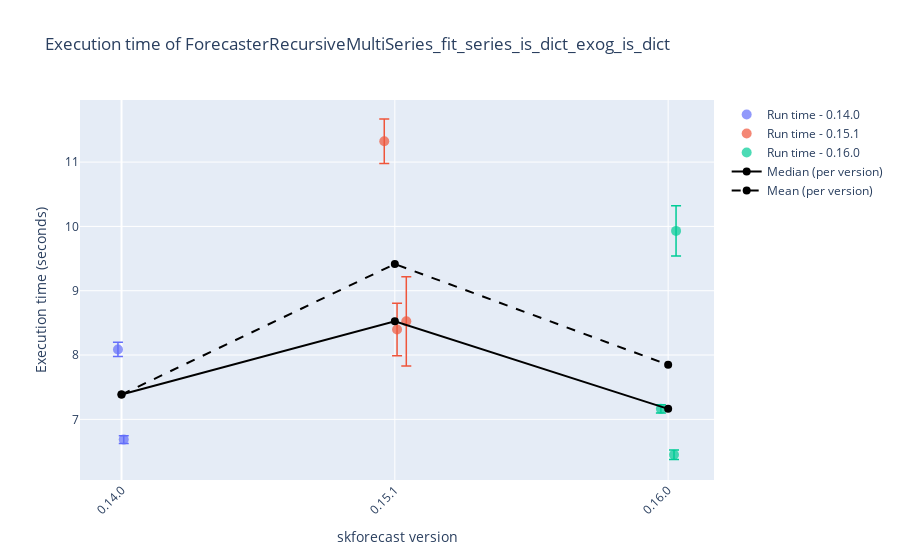
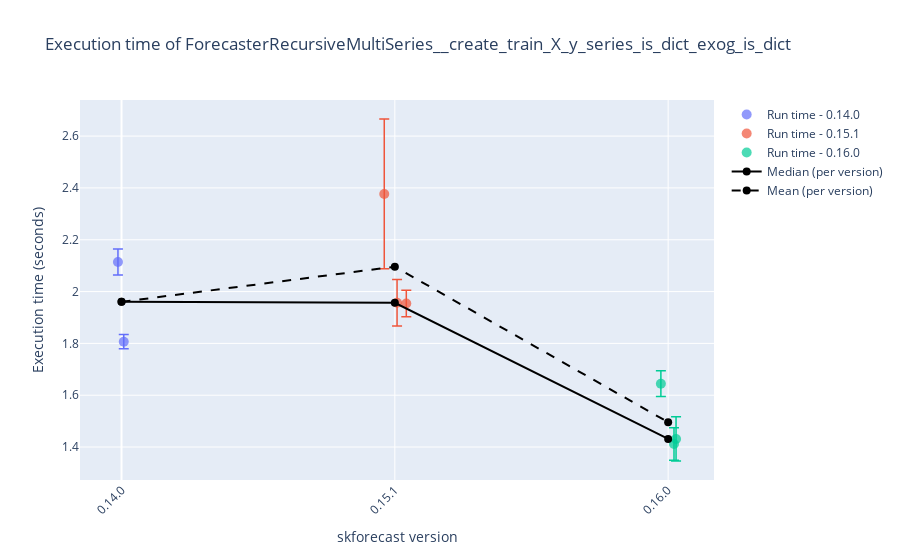
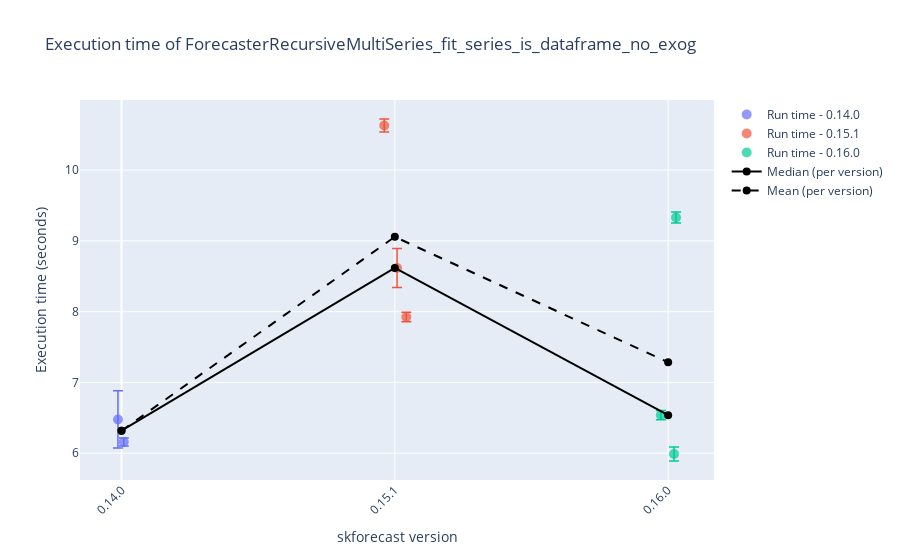
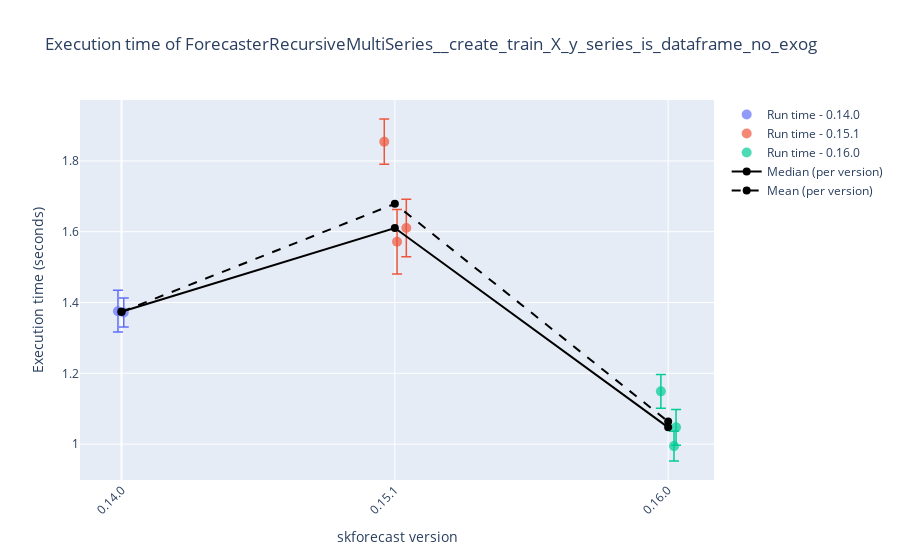

These figures' notebook cell, in order:
### Code cell
# Plot results
# ==============================================================================
display_df = False
selected_date = '2025-04-24'
selected_platform = None #'Linux-6.11.0-24-generic-x86_64-with-glibc2.39'

results_benchmark_all = joblib.load("./benchmark.joblib")
results_benchmark = results_benchmark_all.query("forecaster_name in ['ForecasterRecursiveMultiSeries', 'ForecasterAutoregMultiSeries']")
results_benchmark = results_benchmark.query("regressor_name == 'LGBMRegressor'")
for function_name in results_benchmark['function_name'].unique():
    df = results_benchmark.query(f"function_name == '{function_name}'")
    if selected_date:
        df = df[df['datetime'].dt.date == pd.to_datetime(selected_date).date()]
    if selected_platform:
        df = df[df['platform'] == selected_platform]
    if display_df:
        display(df)
    plot_benchmark_results(df.copy(), function_name, add_median=True, add_mean=True)

### Figure 1 — Plotly figure (JSON) as saved in the notebook; plotly's stock layout.template omitted (floating-point values rounded to 4 significant figures)
{"data": [{"error_y": {"array": [0.1108, 0.05841], "color": "#636EFA", "thickness": 1.5, "type": "data", "visible": true, "width": 5}, "hovertemplate": "%{text}<extra></extra>", "marker": {"color": "#636EFA", "opacity": 0.7, "size": 10}, "mode": "markers", "name": "Run time - 0.14.0", "showlegend": true, "text": ["Forecaster: ForecasterRecursiveMultiSeries<br>Regressor: LGBMRegressor<br>Function: ForecasterRecursiveMultiSeries_fit_series_is_dict_exog_is_dict<br>Function_hash: 63b606a379874ae9f340ba4fe592d695<br>Datetime: 2025-04-24 10:40:25.109072<br>Python version: 3.11.10<br>skforecast version: 0.14.0<br>numpy version: 2.1.3<br>pandas version: 2.2.3<br>sklearn version: 1.6.1<br>lightgbm version: 4.5.0<br>Platform: Windows-10-10.0.19045-SP0<br>Processor: Intel64 Family 6 Model 141 Stepping 1, GenuineIntel<br>CPU count: 16<br>Memory (GB): 34.07<br>", "Forecaster: ForecasterRecursiveMultiSeries<br>Regressor: LGBMRegressor<br>Function: ForecasterRecursiveMultiSeries_fit_series_is_dict_exog_is_dict<br>Function_hash: 63b606a379874ae9f340ba4fe592d695<br>Datetime: 2025-04-24 11:07:42.003553<br>Python version: 3.11.10<br>skforecast version: 0.14.0<br>numpy version: 2.1.3<br>pandas version: 2.2.3<br>sklearn version: 1.6.1<br>lightgbm version: 4.5.0<br>Platform: Windows-10-10.0.19045-SP0<br>Processor: Intel64 Family 6 Model 141 Stepping 1, GenuineIntel<br>CPU count: 16<br>Memory (GB): 34.07<br>"], "type": "scatter", "x": [-0.01307, 0.008195], "y": [8.087, 6.685]}, {"error_y": {"array": [0.4075, 0.6945, 0.3454], "color": "#EF553B", "thickness": 1.5, "type": "data", "visible": true, "width": 5}, "hovertemplate": "%{text}<extra></extra>", "marker": {"color": "#EF553B", "opacity": 0.7, "size": 10}, "mode": "markers", "name": "Run time - 0.15.1", "showlegend": true, "text": ["Forecaster: ForecasterRecursiveMultiSeries<br>Regressor: LGBMRegressor<br>Function: ForecasterRecursiveMultiSeries_fit_series_is_dict_exog_is_dict<br>Function_hash: 63b606a379874ae9f340ba4fe592d695<br>Datetime: 2025-04-24 10:33:15.303767<br>Python version: 3.11.10<br>skforecast version: 0.15.1<br>numpy version: 2.1.3<br>pandas version: 2.2.3<br>sklearn version: 1.6.1<br>lightgbm version: 4.5.0<br>Platform: Windows-10-10.0.19045-SP0<br>Processor: Intel64 Family 6 Model 141 Stepping 1, GenuineIntel<br>CPU count: 16<br>Memory (GB): 34.07<br>", "Forecaster: ForecasterRecursiveMultiSeries<br>Regressor: LGBMRegressor<br>Function: ForecasterRecursiveMultiSeries_fit_series_is_dict_exog_is_dict<br>Function_hash: 63b606a379874ae9f340ba4fe592d695<br>Datetime: 2025-04-24 11:16:37.067503<br>Python version: 3.11.10<br>skforecast version: 0.15.1<br>numpy version: 2.1.3<br>pandas version: 2.2.3<br>sklearn version: 1.6.1<br>lightgbm version: 4.5.0<br>Platform: Windows-10-10.0.19045-SP0<br>Processor: Intel64 Family 6 Model 141 Stepping 1, GenuineIntel<br>CPU count: 16<br>Memory (GB): 34.07<br>", "Forecaster: ForecasterRecursiveMultiSeries<br>Regressor: LGBMRegressor<br>Function: ForecasterRecursiveMultiSeries_fit_series_is_dict_exog_is_dict<br>Function_hash: 63b606a379874ae9f340ba4fe592d695<br>Datetime: 2025-04-24 22:51:43.667593<br>Python version: 3.12.9<br>skforecast version: 0.15.1<br>numpy version: 2.2.5<br>pandas version: 2.2.3<br>sklearn version: 1.6.1<br>lightgbm version: 4.6.0<br>Platform: Linux-6.11.0-24-generic-x86_64-with-glibc2.39<br>Processor: x86_64<br>CPU count: 8<br>Memory (GB): 16.64<br>"], "type": "scatter", "x": [1.008, 1.042, 0.9613], "y": [8.397, 8.523, 11.32]}, {"error_y": {"array": [0.06411, 0.07387, 0.3895], "color": "#00CC96", "thickness": 1.5, "type": "data", "visible": true, "width": 5}, "hovertemplate": "%{text}<extra></extra>", "marker": {"color": "#00CC96", "opacity": 0.7, "size": 10}, "mode": "markers", "name": "Run time - 0.16.0", "showlegend": true, "text": ["Forecaster: ForecasterRecursiveMultiSeries<br>Regressor: LGBMRegressor<br>Function: ForecasterRecursiveMultiSeries_fit_series_is_dict_exog_is_dict<br>Function_hash: 63b606a379874ae9f340ba4fe592d695<br>Datetime: 2025-04-24 18:03:06.476568<br>Python version: 3.11.10<br>skforecast version: 0.16.0<br>numpy version: 2.2.5<br>pandas version: 2.2.3<br>sklearn version: 1.6.1<br>lightgbm version: 4.5.0<br>Platform: Windows-10-10.0.19045-SP0<br>Processor: Intel64 Family 6 Model 141 Stepping 1, GenuineIntel<br>CPU count: 16<br>Memory (GB): 34.07<br>", "Forecaster: ForecasterRecursiveMultiSeries<br>Regressor: LGBMRegressor<br>Function: ForecasterRecursiveMultiSeries_fit_series_is_dict_exog_is_dict<br>Function_hash: 63b606a379874ae9f340ba4fe592d695<br>Datetime: 2025-04-24 18:18:13.058177<br>Python version: 3.11.10<br>skforecast version: 0.16.0<br>numpy version: 2.2.5<br>pandas version: 2.2.3<br>sklearn version: 1.6.1<br>lightgbm version: 4.5.0<br>Platform: Windows-10-10.0.19045-SP0<br>Processor: Intel64 Family 6 Model 141 Stepping 1, GenuineIntel<br>CPU count: 16<br>Memory (GB): 34.07<br>", "Forecaster: ForecasterRecursiveMultiSeries<br>Regressor: LGBMRegressor<br>Function: ForecasterRecursiveMultiSeries_fit_series_is_dict_exog_is_dict<br>Function_hash: 63b606a379874ae9f340ba4fe592d695<br>Datetime: 2025-04-24 22:35:47.868959<br>Python version: 3.12.9<br>skforecast version: 0.16.0<br>numpy version: 2.2.5<br>pandas version: 2.2.3<br>sklearn version: 1.6.1<br>lightgbm version: 4.6.0<br>Platform: Linux-6.11.0-24-generic-x86_64-with-glibc2.39<br>Processor: x86_64<br>CPU count: 8<br>Memory (GB): 16.64<br>"], "type": "scatter", "x": [1.973, 2.021, 2.029], "y": [7.164, 6.45, 9.93]}, {"line": {"color": "black", "width": 2}, "marker": {"color": "black", "size": 8}, "mode": "lines+markers", "name": "Median (per version)", "type": "scatter", "x": [0, 1, 2], "y": [7.386, 8.523, 7.164]}, {"line": {"color": "black", "dash": "dash", "width": 2}, "marker": {"color": "black", "size": 8}, "mode": "lines+markers", "name": "Mean (per version)", "type": "scatter", "x": [0, 1, 2], "y": [7.386, 9.415, 7.848]}], "layout": {"showlegend": true, "title": {"text": "Execution time of ForecasterRecursiveMultiSeries_fit_series_is_dict_exog_is_dict"}, "xaxis": {"tickangle": -45, "tickmode": "array", "ticktext": ["0.14.0", "0.15.1", "0.16.0"], "tickvals": [0, 1, 2], "title": {"text": "skforecast version"}}, "yaxis": {"title": {"text": "Execution time (seconds)"}}}}

### Figure 2 — Plotly figure (JSON) as saved in the notebook; plotly's stock layout.template omitted (floating-point values rounded to 4 significant figures)
{"data": [{"error_y": {"array": [0.05032, 0.02735], "color": "#636EFA", "thickness": 1.5, "type": "data", "visible": true, "width": 5}, "hovertemplate": "%{text}<extra></extra>", "marker": {"color": "#636EFA", "opacity": 0.7, "size": 10}, "mode": "markers", "name": "Run time - 0.14.0", "showlegend": true, "text": ["Forecaster: ForecasterRecursiveMultiSeries<br>Regressor: LGBMRegressor<br>Function: ForecasterRecursiveMultiSeries__create_train_X_y_series_is_dict_exog_is_dict<br>Function_hash: 583e7d25f58c2314c85ab6c385d879cc<br>Datetime: 2025-04-24 10:40:35.694818<br>Python version: 3.11.10<br>skforecast version: 0.14.0<br>numpy version: 2.1.3<br>pandas version: 2.2.3<br>sklearn version: 1.6.1<br>lightgbm version: 4.5.0<br>Platform: Windows-10-10.0.19045-SP0<br>Processor: Intel64 Family 6 Model 141 Stepping 1, GenuineIntel<br>CPU count: 16<br>Memory (GB): 34.07<br>", "Forecaster: ForecasterRecursiveMultiSeries<br>Regressor: LGBMRegressor<br>Function: ForecasterRecursiveMultiSeries__create_train_X_y_series_is_dict_exog_is_dict<br>Function_hash: 583e7d25f58c2314c85ab6c385d879cc<br>Datetime: 2025-04-24 11:07:51.060806<br>Python version: 3.11.10<br>skforecast version: 0.14.0<br>numpy version: 2.1.3<br>pandas version: 2.2.3<br>sklearn version: 1.6.1<br>lightgbm version: 4.5.0<br>Platform: Windows-10-10.0.19045-SP0<br>Processor: Intel64 Family 6 Model 141 Stepping 1, GenuineIntel<br>CPU count: 16<br>Memory (GB): 34.07<br>"], "type": "scatter", "x": [-0.01307, 0.008195], "y": [2.114, 1.807]}, {"error_y": {"array": [0.08929, 0.05093, 0.2892], "color": "#EF553B", "thickness": 1.5, "type": "data", "visible": true, "width": 5}, "hovertemplate": "%{text}<extra></extra>", "marker": {"color": "#EF553B", "opacity": 0.7, "size": 10}, "mode": "markers", "name": "Run time - 0.15.1", "showlegend": true, "text": ["Forecaster: ForecasterRecursiveMultiSeries<br>Regressor: LGBMRegressor<br>Function: ForecasterRecursiveMultiSeries__create_train_X_y_series_is_dict_exog_is_dict<br>Function_hash: 583e7d25f58c2314c85ab6c385d879cc<br>Datetime: 2025-04-24 10:33:25.095433<br>Python version: 3.11.10<br>skforecast version: 0.15.1<br>numpy version: 2.1.3<br>pandas version: 2.2.3<br>sklearn version: 1.6.1<br>lightgbm version: 4.5.0<br>Platform: Windows-10-10.0.19045-SP0<br>Processor: Intel64 Family 6 Model 141 Stepping 1, GenuineIntel<br>CPU count: 16<br>Memory (GB): 34.07<br>", "Forecaster: ForecasterRecursiveMultiSeries<br>Regressor: LGBMRegressor<br>Function: ForecasterRecursiveMultiSeries__create_train_X_y_series_is_dict_exog_is_dict<br>Function_hash: 583e7d25f58c2314c85ab6c385d879cc<br>Datetime: 2025-04-24 11:16:46.862258<br>Python version: 3.11.10<br>skforecast version: 0.15.1<br>numpy version: 2.1.3<br>pandas version: 2.2.3<br>sklearn version: 1.6.1<br>lightgbm version: 4.5.0<br>Platform: Windows-10-10.0.19045-SP0<br>Processor: Intel64 Family 6 Model 141 Stepping 1, GenuineIntel<br>CPU count: 16<br>Memory (GB): 34.07<br>", "Forecaster: ForecasterRecursiveMultiSeries<br>Regressor: LGBMRegressor<br>Function: ForecasterRecursiveMultiSeries__create_train_X_y_series_is_dict_exog_is_dict<br>Function_hash: 583e7d25f58c2314c85ab6c385d879cc<br>Datetime: 2025-04-24 22:50:06.202848<br>Python version: 3.12.9<br>skforecast version: 0.15.1<br>numpy version: 2.2.5<br>pandas version: 2.2.3<br>sklearn version: 1.6.1<br>lightgbm version: 4.6.0<br>Platform: Linux-6.11.0-24-generic-x86_64-with-glibc2.39<br>Processor: x86_64<br>CPU count: 8<br>Memory (GB): 16.64<br>"], "type": "scatter", "x": [1.008, 1.042, 0.9613], "y": [1.957, 1.954, 2.377]}, {"error_y": {"array": [0.04986, 0.06246, 0.08518], "color": "#00CC96", "thickness": 1.5, "type": "data", "visible": true, "width": 5}, "hovertemplate": "%{text}<extra></extra>", "marker": {"color": "#00CC96", "opacity": 0.7, "size": 10}, "mode": "markers", "name": "Run time - 0.16.0", "showlegend": true, "text": ["Forecaster: ForecasterRecursiveMultiSeries<br>Regressor: LGBMRegressor<br>Function: ForecasterRecursiveMultiSeries__create_train_X_y_series_is_dict_exog_is_dict<br>Function_hash: 583e7d25f58c2314c85ab6c385d879cc<br>Datetime: 2025-04-24 18:02:03.292269<br>Python version: 3.11.10<br>skforecast version: 0.16.0<br>numpy version: 2.2.5<br>pandas version: 2.2.3<br>sklearn version: 1.6.1<br>lightgbm version: 4.5.0<br>Platform: Windows-10-10.0.19045-SP0<br>Processor: Intel64 Family 6 Model 141 Stepping 1, GenuineIntel<br>CPU count: 16<br>Memory (GB): 34.07<br>", "Forecaster: ForecasterRecursiveMultiSeries<br>Regressor: LGBMRegressor<br>Function: ForecasterRecursiveMultiSeries__create_train_X_y_series_is_dict_exog_is_dict<br>Function_hash: 583e7d25f58c2314c85ab6c385d879cc<br>Datetime: 2025-04-24 18:17:17.012633<br>Python version: 3.11.10<br>skforecast version: 0.16.0<br>numpy version: 2.2.5<br>pandas version: 2.2.3<br>sklearn version: 1.6.1<br>lightgbm version: 4.5.0<br>Platform: Windows-10-10.0.19045-SP0<br>Processor: Intel64 Family 6 Model 141 Stepping 1, GenuineIntel<br>CPU count: 16<br>Memory (GB): 34.07<br>", "Forecaster: ForecasterRecursiveMultiSeries<br>Regressor: LGBMRegressor<br>Function: ForecasterRecursiveMultiSeries__create_train_X_y_series_is_dict_exog_is_dict<br>Function_hash: 583e7d25f58c2314c85ab6c385d879cc<br>Datetime: 2025-04-24 22:34:33.698161<br>Python version: 3.12.9<br>skforecast version: 0.16.0<br>numpy version: 2.2.5<br>pandas version: 2.2.3<br>sklearn version: 1.6.1<br>lightgbm version: 4.6.0<br>Platform: Linux-6.11.0-24-generic-x86_64-with-glibc2.39<br>Processor: x86_64<br>CPU count: 8<br>Memory (GB): 16.64<br>"], "type": "scatter", "x": [1.973, 2.021, 2.029], "y": [1.645, 1.412, 1.431]}, {"line": {"color": "black", "width": 2}, "marker": {"color": "black", "size": 8}, "mode": "lines+markers", "name": "Median (per version)", "type": "scatter", "x": [0, 1, 2], "y": [1.96, 1.957, 1.431]}, {"line": {"color": "black", "dash": "dash", "width": 2}, "marker": {"color": "black", "size": 8}, "mode": "lines+markers", "name": "Mean (per version)", "type": "scatter", "x": [0, 1, 2], "y": [1.96, 2.096, 1.496]}], "layout": {"showlegend": true, "title": {"text": "Execution time of ForecasterRecursiveMultiSeries__create_train_X_y_series_is_dict_exog_is_dict"}, "xaxis": {"tickangle": -45, "tickmode": "array", "ticktext": ["0.14.0", "0.15.1", "0.16.0"], "tickvals": [0, 1, 2], "title": {"text": "skforecast version"}}, "yaxis": {"title": {"text": "Execution time (seconds)"}}}}

### Figure 3 — Plotly figure (JSON) as saved in the notebook; plotly's stock layout.template omitted (floating-point values rounded to 4 significant figures)
{"data": [{"error_y": {"array": [0.4049, 0.05551], "color": "#636EFA", "thickness": 1.5, "type": "data", "visible": true, "width": 5}, "hovertemplate": "%{text}<extra></extra>", "marker": {"color": "#636EFA", "opacity": 0.7, "size": 10}, "mode": "markers", "name": "Run time - 0.14.0", "showlegend": true, "text": ["Forecaster: ForecasterRecursiveMultiSeries<br>Regressor: LGBMRegressor<br>Function: ForecasterRecursiveMultiSeries_fit_series_is_dataframe_no_exog<br>Function_hash: aa35b8ba0c0839021a95e5ba0786a67e<br>Datetime: 2025-04-24 10:41:08.105175<br>Python version: 3.11.10<br>skforecast version: 0.14.0<br>numpy version: 2.1.3<br>pandas version: 2.2.3<br>sklearn version: 1.6.1<br>lightgbm version: 4.5.0<br>Platform: Windows-10-10.0.19045-SP0<br>Processor: Intel64 Family 6 Model 141 Stepping 1, GenuineIntel<br>CPU count: 16<br>Memory (GB): 34.07<br>", "Forecaster: ForecasterRecursiveMultiSeries<br>Regressor: LGBMRegressor<br>Function: ForecasterRecursiveMultiSeries_fit_series_is_dataframe_no_exog<br>Function_hash: aa35b8ba0c0839021a95e5ba0786a67e<br>Datetime: 2025-04-24 11:08:21.874210<br>Python version: 3.11.10<br>skforecast version: 0.14.0<br>numpy version: 2.1.3<br>pandas version: 2.2.3<br>sklearn version: 1.6.1<br>lightgbm version: 4.5.0<br>Platform: Windows-10-10.0.19045-SP0<br>Processor: Intel64 Family 6 Model 141 Stepping 1, GenuineIntel<br>CPU count: 16<br>Memory (GB): 34.07<br>"], "type": "scatter", "x": [-0.01307, 0.008195], "y": [6.477, 6.158]}, {"error_y": {"array": [0.2763, 0.06611, 0.0926], "color": "#EF553B", "thickness": 1.5, "type": "data", "visible": true, "width": 5}, "hovertemplate": "%{text}<extra></extra>", "marker": {"color": "#EF553B", "opacity": 0.7, "size": 10}, "mode": "markers", "name": "Run time - 0.15.1", "showlegend": true, "text": ["Forecaster: ForecasterRecursiveMultiSeries<br>Regressor: LGBMRegressor<br>Function: ForecasterRecursiveMultiSeries_fit_series_is_dataframe_no_exog<br>Function_hash: aa35b8ba0c0839021a95e5ba0786a67e<br>Datetime: 2025-04-24 10:34:08.214428<br>Python version: 3.11.10<br>skforecast version: 0.15.1<br>numpy version: 2.1.3<br>pandas version: 2.2.3<br>sklearn version: 1.6.1<br>lightgbm version: 4.5.0<br>Platform: Windows-10-10.0.19045-SP0<br>Processor: Intel64 Family 6 Model 141 Stepping 1, GenuineIntel<br>CPU count: 16<br>Memory (GB): 34.07<br>", "Forecaster: ForecasterRecursiveMultiSeries<br>Regressor: LGBMRegressor<br>Function: ForecasterRecursiveMultiSeries_fit_series_is_dataframe_no_exog<br>Function_hash: aa35b8ba0c0839021a95e5ba0786a67e<br>Datetime: 2025-04-24 11:17:26.506134<br>Python version: 3.11.10<br>skforecast version: 0.15.1<br>numpy version: 2.1.3<br>pandas version: 2.2.3<br>sklearn version: 1.6.1<br>lightgbm version: 4.5.0<br>Platform: Windows-10-10.0.19045-SP0<br>Processor: Intel64 Family 6 Model 141 Stepping 1, GenuineIntel<br>CPU count: 16<br>Memory (GB): 34.07<br>", "Forecaster: ForecasterRecursiveMultiSeries<br>Regressor: LGBMRegressor<br>Function: ForecasterRecursiveMultiSeries_fit_series_is_dataframe_no_exog<br>Function_hash: aa35b8ba0c0839021a95e5ba0786a67e<br>Datetime: 2025-04-24 22:52:36.821530<br>Python version: 3.12.9<br>skforecast version: 0.15.1<br>numpy version: 2.2.5<br>pandas version: 2.2.3<br>sklearn version: 1.6.1<br>lightgbm version: 4.6.0<br>Platform: Linux-6.11.0-24-generic-x86_64-with-glibc2.39<br>Processor: x86_64<br>CPU count: 8<br>Memory (GB): 16.64<br>"], "type": "scatter", "x": [1.008, 1.042, 0.9613], "y": [8.617, 7.924, 10.63]}, {"error_y": {"array": [0.06416, 0.09848, 0.07862], "color": "#00CC96", "thickness": 1.5, "type": "data", "visible": true, "width": 5}, "hovertemplate": "%{text}<extra></extra>", "marker": {"color": "#00CC96", "opacity": 0.7, "size": 10}, "mode": "markers", "name": "Run time - 0.16.0", "showlegend": true, "text": ["Forecaster: ForecasterRecursiveMultiSeries<br>Regressor: LGBMRegressor<br>Function: ForecasterRecursiveMultiSeries_fit_series_is_dataframe_no_exog<br>Function_hash: aa35b8ba0c0839021a95e5ba0786a67e<br>Datetime: 2025-04-24 18:03:39.185807<br>Python version: 3.11.10<br>skforecast version: 0.16.0<br>numpy version: 2.2.5<br>pandas version: 2.2.3<br>sklearn version: 1.6.1<br>lightgbm version: 4.5.0<br>Platform: Windows-10-10.0.19045-SP0<br>Processor: Intel64 Family 6 Model 141 Stepping 1, GenuineIntel<br>CPU count: 16<br>Memory (GB): 34.07<br>", "Forecaster: ForecasterRecursiveMultiSeries<br>Regressor: LGBMRegressor<br>Function: ForecasterRecursiveMultiSeries_fit_series_is_dataframe_no_exog<br>Function_hash: aa35b8ba0c0839021a95e5ba0786a67e<br>Datetime: 2025-04-24 18:18:43.029344<br>Python version: 3.11.10<br>skforecast version: 0.16.0<br>numpy version: 2.2.5<br>pandas version: 2.2.3<br>sklearn version: 1.6.1<br>lightgbm version: 4.5.0<br>Platform: Windows-10-10.0.19045-SP0<br>Processor: Intel64 Family 6 Model 141 Stepping 1, GenuineIntel<br>CPU count: 16<br>Memory (GB): 34.07<br>", "Forecaster: ForecasterRecursiveMultiSeries<br>Regressor: LGBMRegressor<br>Function: ForecasterRecursiveMultiSeries_fit_series_is_dataframe_no_exog<br>Function_hash: aa35b8ba0c0839021a95e5ba0786a67e<br>Datetime: 2025-04-24 22:36:34.524126<br>Python version: 3.12.9<br>skforecast version: 0.16.0<br>numpy version: 2.2.5<br>pandas version: 2.2.3<br>sklearn version: 1.6.1<br>lightgbm version: 4.6.0<br>Platform: Linux-6.11.0-24-generic-x86_64-with-glibc2.39<br>Processor: x86_64<br>CPU count: 8<br>Memory (GB): 16.64<br>"], "type": "scatter", "x": [1.973, 2.021, 2.029], "y": [6.538, 5.988, 9.33]}, {"line": {"color": "black", "width": 2}, "marker": {"color": "black", "size": 8}, "mode": "lines+markers", "name": "Median (per version)", "type": "scatter", "x": [0, 1, 2], "y": [6.318, 8.617, 6.538]}, {"line": {"color": "black", "dash": "dash", "width": 2}, "marker": {"color": "black", "size": 8}, "mode": "lines+markers", "name": "Mean (per version)", "type": "scatter", "x": [0, 1, 2], "y": [6.318, 9.057, 7.285]}], "layout": {"showlegend": true, "title": {"text": "Execution time of ForecasterRecursiveMultiSeries_fit_series_is_dataframe_no_exog"}, "xaxis": {"tickangle": -45, "tickmode": "array", "ticktext": ["0.14.0", "0.15.1", "0.16.0"], "tickvals": [0, 1, 2], "title": {"text": "skforecast version"}}, "yaxis": {"title": {"text": "Execution time (seconds)"}}}}

### Figure 4 — Plotly figure (JSON) as saved in the notebook; plotly's stock layout.template omitted (floating-point values rounded to 4 significant figures)
{"data": [{"error_y": {"array": [0.05901, 0.04089], "color": "#636EFA", "thickness": 1.5, "type": "data", "visible": true, "width": 5}, "hovertemplate": "%{text}<extra></extra>", "marker": {"color": "#636EFA", "opacity": 0.7, "size": 10}, "mode": "markers", "name": "Run time - 0.14.0", "showlegend": true, "text": ["Forecaster: ForecasterRecursiveMultiSeries<br>Regressor: LGBMRegressor<br>Function: ForecasterRecursiveMultiSeries__create_train_X_y_series_is_dataframe_no_exog<br>Function_hash: 7b994fdfa33ce4a2084e303d3f49c934<br>Datetime: 2025-04-24 10:41:15.004316<br>Python version: 3.11.10<br>skforecast version: 0.14.0<br>numpy version: 2.1.3<br>pandas version: 2.2.3<br>sklearn version: 1.6.1<br>lightgbm version: 4.5.0<br>Platform: Windows-10-10.0.19045-SP0<br>Processor: Intel64 Family 6 Model 141 Stepping 1, GenuineIntel<br>CPU count: 16<br>Memory (GB): 34.07<br>", "Forecaster: ForecasterRecursiveMultiSeries<br>Regressor: LGBMRegressor<br>Function: ForecasterRecursiveMultiSeries__create_train_X_y_series_is_dataframe_no_exog<br>Function_hash: 7b994fdfa33ce4a2084e303d3f49c934<br>Datetime: 2025-04-24 11:08:28.757259<br>Python version: 3.11.10<br>skforecast version: 0.14.0<br>numpy version: 2.1.3<br>pandas version: 2.2.3<br>sklearn version: 1.6.1<br>lightgbm version: 4.5.0<br>Platform: Windows-10-10.0.19045-SP0<br>Processor: Intel64 Family 6 Model 141 Stepping 1, GenuineIntel<br>CPU count: 16<br>Memory (GB): 34.07<br>"], "type": "scatter", "x": [-0.01307, 0.008195], "y": [1.376, 1.372]}, {"error_y": {"array": [0.0911, 0.08155, 0.06406], "color": "#EF553B", "thickness": 1.5, "type": "data", "visible": true, "width": 5}, "hovertemplate": "%{text}<extra></extra>", "marker": {"color": "#EF553B", "opacity": 0.7, "size": 10}, "mode": "markers", "name": "Run time - 0.15.1", "showlegend": true, "text": ["Forecaster: ForecasterRecursiveMultiSeries<br>Regressor: LGBMRegressor<br>Function: ForecasterRecursiveMultiSeries__create_train_X_y_series_is_dataframe_no_exog<br>Function_hash: 7b994fdfa33ce4a2084e303d3f49c934<br>Datetime: 2025-04-24 10:34:16.092443<br>Python version: 3.11.10<br>skforecast version: 0.15.1<br>numpy version: 2.1.3<br>pandas version: 2.2.3<br>sklearn version: 1.6.1<br>lightgbm version: 4.5.0<br>Platform: Windows-10-10.0.19045-SP0<br>Processor: Intel64 Family 6 Model 141 Stepping 1, GenuineIntel<br>CPU count: 16<br>Memory (GB): 34.07<br>", "Forecaster: ForecasterRecursiveMultiSeries<br>Regressor: LGBMRegressor<br>Function: ForecasterRecursiveMultiSeries__create_train_X_y_series_is_dataframe_no_exog<br>Function_hash: 7b994fdfa33ce4a2084e303d3f49c934<br>Datetime: 2025-04-24 11:17:34.591231<br>Python version: 3.11.10<br>skforecast version: 0.15.1<br>numpy version: 2.1.3<br>pandas version: 2.2.3<br>sklearn version: 1.6.1<br>lightgbm version: 4.5.0<br>Platform: Windows-10-10.0.19045-SP0<br>Processor: Intel64 Family 6 Model 141 Stepping 1, GenuineIntel<br>CPU count: 16<br>Memory (GB): 34.07<br>", "Forecaster: ForecasterRecursiveMultiSeries<br>Regressor: LGBMRegressor<br>Function: ForecasterRecursiveMultiSeries__create_train_X_y_series_is_dataframe_no_exog<br>Function_hash: 7b994fdfa33ce4a2084e303d3f49c934<br>Datetime: 2025-04-24 22:50:24.753031<br>Python version: 3.12.9<br>skforecast version: 0.15.1<br>numpy version: 2.2.5<br>pandas version: 2.2.3<br>sklearn version: 1.6.1<br>lightgbm version: 4.6.0<br>Platform: Linux-6.11.0-24-generic-x86_64-with-glibc2.39<br>Processor: x86_64<br>CPU count: 8<br>Memory (GB): 16.64<br>"], "type": "scatter", "x": [1.008, 1.042, 0.9613], "y": [1.572, 1.611, 1.854]}, {"error_y": {"array": [0.04767, 0.04205, 0.05069], "color": "#00CC96", "thickness": 1.5, "type": "data", "visible": true, "width": 5}, "hovertemplate": "%{text}<extra></extra>", "marker": {"color": "#00CC96", "opacity": 0.7, "size": 10}, "mode": "markers", "name": "Run time - 0.16.0", "showlegend": true, "text": ["Forecaster: ForecasterRecursiveMultiSeries<br>Regressor: LGBMRegressor<br>Function: ForecasterRecursiveMultiSeries__create_train_X_y_series_is_dataframe_no_exog<br>Function_hash: 7b994fdfa33ce4a2084e303d3f49c934<br>Datetime: 2025-04-24 18:02:14.811485<br>Python version: 3.11.10<br>skforecast version: 0.16.0<br>numpy version: 2.2.5<br>pandas version: 2.2.3<br>sklearn version: 1.6.1<br>lightgbm version: 4.5.0<br>Platform: Windows-10-10.0.19045-SP0<br>Processor: Intel64 Family 6 Model 141 Stepping 1, GenuineIntel<br>CPU count: 16<br>Memory (GB): 34.07<br>", "Forecaster: ForecasterRecursiveMultiSeries<br>Regressor: LGBMRegressor<br>Function: ForecasterRecursiveMultiSeries__create_train_X_y_series_is_dataframe_no_exog<br>Function_hash: 7b994fdfa33ce4a2084e303d3f49c934<br>Datetime: 2025-04-24 18:17:26.968773<br>Python version: 3.11.10<br>skforecast version: 0.16.0<br>numpy version: 2.2.5<br>pandas version: 2.2.3<br>sklearn version: 1.6.1<br>lightgbm version: 4.5.0<br>Platform: Windows-10-10.0.19045-SP0<br>Processor: Intel64 Family 6 Model 141 Stepping 1, GenuineIntel<br>CPU count: 16<br>Memory (GB): 34.07<br>", "Forecaster: ForecasterRecursiveMultiSeries<br>Regressor: LGBMRegressor<br>Function: ForecasterRecursiveMultiSeries__create_train_X_y_series_is_dataframe_no_exog<br>Function_hash: 7b994fdfa33ce4a2084e303d3f49c934<br>Datetime: 2025-04-24 22:34:44.176802<br>Python version: 3.12.9<br>skforecast version: 0.16.0<br>numpy version: 2.2.5<br>pandas version: 2.2.3<br>sklearn version: 1.6.1<br>lightgbm version: 4.6.0<br>Platform: Linux-6.11.0-24-generic-x86_64-with-glibc2.39<br>Processor: x86_64<br>CPU count: 8<br>Memory (GB): 16.64<br>"], "type": "scatter", "x": [1.973, 2.021, 2.029], "y": [1.149, 0.9943, 1.047]}, {"line": {"color": "black", "width": 2}, "marker": {"color": "black", "size": 8}, "mode": "lines+markers", "name": "Median (per version)", "type": "scatter", "x": [0, 1, 2], "y": [1.374, 1.611, 1.047]}, {"line": {"color": "black", "dash": "dash", "width": 2}, "marker": {"color": "black", "size": 8}, "mode": "lines+markers", "name": "Mean (per version)", "type": "scatter", "x": [0, 1, 2], "y": [1.374, 1.679, 1.064]}], "layout": {"showlegend": true, "title": {"text": "Execution time of ForecasterRecursiveMultiSeries__create_train_X_y_series_is_dataframe_no_exog"}, "xaxis": {"tickangle": -45, "tickmode": "array", "ticktext": ["0.14.0", "0.15.1", "0.16.0"], "tickvals": [0, 1, 2], "title": {"text": "skforecast version"}}, "yaxis": {"title": {"text": "Execution time (seconds)"}}}}
